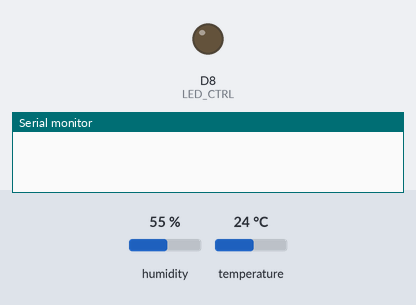
Simulated run of this sketch. Board: ESP8266 (NodeMCU). Shown: output pins drawn as LEDs (lit = HIGH), the last lines printed to the serial monitor. The test bench sets the inputs (shaded band); at power-on: humidity 55 %, temperature 24 °C. WiFi joins after 1.5 s; servers stay silent unless stated; web services answer with replies made up by the test bench.

Above: at 0.1 s.
At 2.1 s:
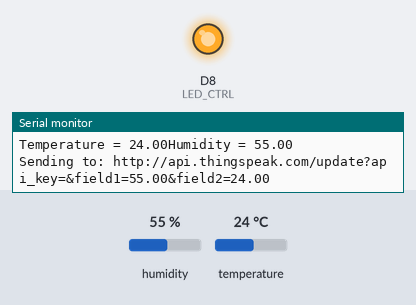
Timing chart, 0 to 3.6 s (numbered marks = the images above):
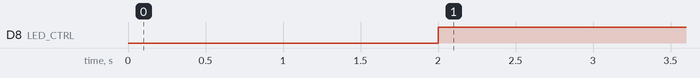

The sketch:

upload_DH11.ino
```cpp
#include "DHTesp.h"
#include <ESP8266WiFi.h>
#include <ESP8266HTTPClient.h>

#define DHTpin 14    //D5 of NodeMCU is GPIO14
#define LED_CTRL  D8

const char* ssid     = "";
const char* password = "";
const char* API_KEY  = "";
const int delay_post = 600000; // each 10 minutes

// On instancie un client HTTP qui lancera la requete
HTTPClient oThinkSpeakClient;
DHTesp dht;

void setup()
{
  Serial.begin(115200);
  WiFi.begin(ssid, password);

  while (WiFi.status() != WL_CONNECTED) {
    delay(1000);
    Serial.print("Connecting..");
  }

  // LED de controle
  pinMode( LED_CTRL, OUTPUT );
  digitalWrite( D1, LOW) ; //On allumera la LED quand on enverra des données.

  dht.setup(DHTpin, DHTesp::DHT11); //for DHT11 Connect DHT sensor to GPIO 17
}

void loop(){

  if (WiFi.status() == WL_CONNECTED) {

    HTTPClient http;

    //Light Up the LED
    Serial.println( "\n Measuring..." );
    digitalWrite( LED_CTRL, HIGH );

    float humidity = dht.getHumidity();
    float temperature = dht.getTemperature();

    Serial.print("Temperature = ");
    Serial.print(temperature);
    Serial.print("Humidity = ");
    Serial.println(humidity);
    delay(1);

    // Send measures to ThingSpeak
    int res = sendThingSpeak(humidity, temperature);
    switch (res){
      case 0 :
        // L'appel de la fonction c'est bien passé
        Serial.println("OK");
        break;
       default :
        Serial.println("Failed");
        break;
    }
  delay(delay_post);
  }
}

int sendThingSpeak(float field1, float field2){
  int res = 0;

  String osUrl = "http://api.thingspeak.com";

  osUrl += "/update?api_key=";
  osUrl += API_KEY;
  osUrl += "&field1=" + String(field1);
  osUrl += "&field2=" + String(field2);

  Serial.print("Sending to: ");
  Serial.println(osUrl);

  oThinkSpeakClient.begin(osUrl);
  int iHttpCode = oThinkSpeakClient.GET();
  if ( iHttpCode ){
    if ( iHttpCode != 200 ){
      String osPayload = oThinkSpeakClient.getString();
      Serial.println( "oThinkSpeakClient response error " );
      Serial.println( osPayload );
      Serial.print( "iHttpCode : " );
      Serial.println( iHttpCode );
      res = 1;
    }
  } else {
    Serial.println( "oThinkSpeakClient not response" );
    res = 2;
   }
  oThinkSpeakClient.end();

  return res;
 }
```

Measured:
- by itself, D8 (LED_CTRL): LOW → HIGH at 2.0 s
